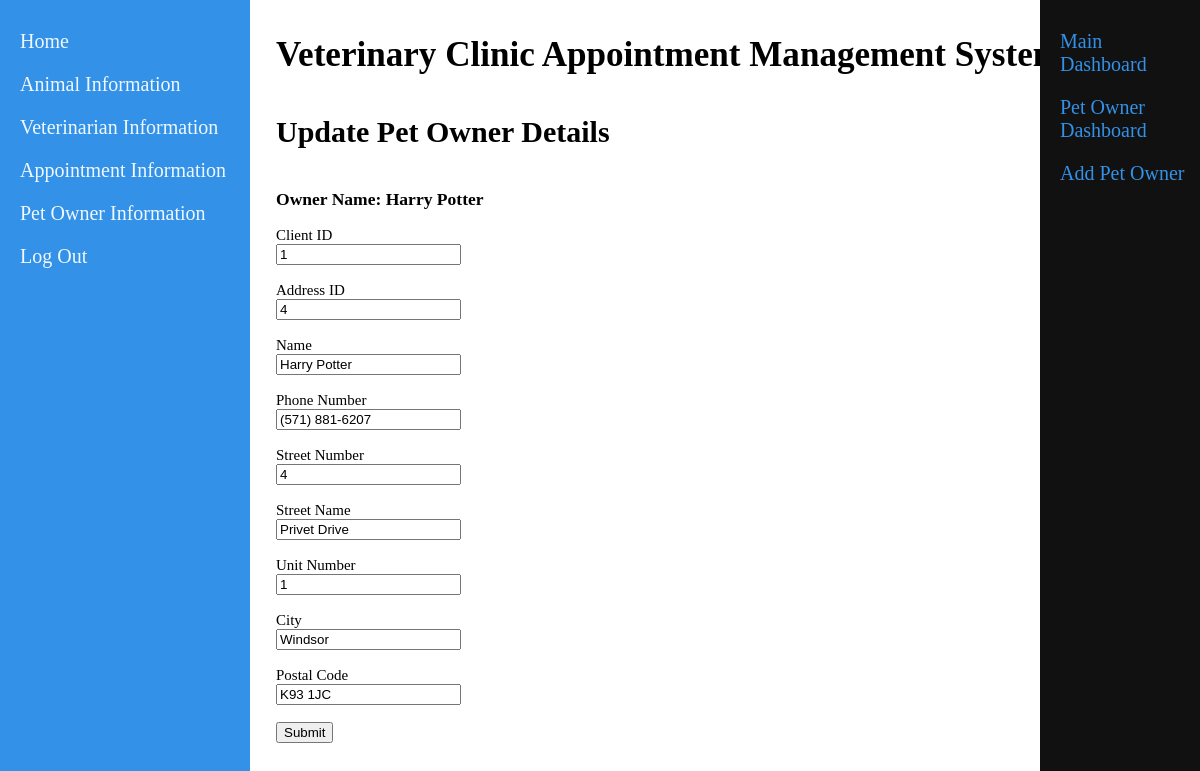
Page /updateClient.php?OwnerID=1 on the committed database.
### tables this page shows
CREATE TABLE `petowner` (
  `OwnerID` int(11) NOT NULL,
  `FullName` varchar(50) NOT NULL,
  `AddressID` int(11) NOT NULL,
  `PhoneNumber` varchar(50) NOT NULL,
  `LastChanged` timestamp NOT NULL DEFAULT current_timestamp() ON UPDATE current_timestamp(),
  `CreatedOn` timestamp NOT NULL DEFAULT current_timestamp()
);

CREATE TABLE `address` (
  `AddressID` int(11) NOT NULL,
  `UnitNumber` varchar(15) DEFAULT NULL,
  `StreetNumber` varchar(15) NOT NULL,
  `StreetName` varchar(50) NOT NULL,
  `CityName` varchar(50) NOT NULL,
  `PostalCode` varchar(50) NOT NULL,
  `LastChanged` timestamp NOT NULL DEFAULT current_timestamp() ON UPDATE current_timestamp(),
  `CreatedOn` timestamp NOT NULL DEFAULT current_timestamp()
);

### updateClient.php (the view, shortened to what this page needs)
<!DOCTYPE html>
    <html>
        <head>
            <link href="CSS/portal.css" rel="stylesheet" type="text/css" >
        </head>
        <body>
            <div class="sidenav">
                <a href= "./">Home</a>
                <a href="animal.php">Animal Information</a>
                <a href="veterinarian.php">Veterinarian Information</a>
                <a href="appointment.php">Appointment Information</a>
                <a href="client.php">Pet Owner Information</a>
                <a href="logoutAct.php">Log Out</a>
            </div>
            <div class="sidenav-right">
            	<a href="dashboard.php">Main Dashboard</a>
                <a href="client.php">Pet Owner Dashboard</a>
                <a href="addClient.php">Add Pet Owner</a>
            </div>
            <div class="main">
                <h3>Veterinary Clinic Appointment Management System</h3>
                <h4>Update Pet Owner Details </h4>
                <div class = "main-display">
	                <p>
	                	<?php
							$conn = OpenCon();
							$clientID = $_GET["OwnerID"];
							$sql = "SELECT petowner.FullName, petowner.PhoneNumber, address.UnitNumber, address.AddressID, address.StreetNumber, address.StreetName, address.CityName, address.PostalCode
							FROM petowner JOIN address ON petowner.AddressID = address.AddressID WHERE petowner.OwnerID = '$clientID';";
							$result = $conn->query($sql);
							if ($result->num_rows > 0) {
								$row = $result->fetch_assoc();
								echo "<h3>Owner Name: " . $row['FullName'] . "</h3>";
								echo '<form method="post" action="updateClientAct.php">';
									echo 'Client ID<br> <input type="text" name="clientID" value="' . $clientID . '" readonly><br> <br>';
									echo ' Address ID<br><input type="text" name="AddressID" value="' . $row['AddressID'] . '" readonly><br> <br>';
									echo 'Name<br><input type="text" name="FullName" value="' . $row['FullName'] . '"> <br> <br>';
									echo 'Phone Number<br><input type="text" name="PhoneNumber" value="' . $row['PhoneNumber'] . '">  <br> <br>';
									echo ' Street Number<br><input type="text" name="StreetNumber" value="' . $row['StreetNumber'] . '"> <br> <br>';
									echo 'Street Name<br><input type="text" name="StreetName" value="' . $row['StreetName'] . '">  <br> <br>';
									echo 'Unit Number<br> <input type="text" name="UnitNumber" value="' . $row['UnitNumber'] . '"> <br> <br>';
									echo 'City<br> <input type="text" name="City" value="' . $row['CityName'] . '">  <br> <br>';
									echo 'Postal Code<br><input type="text" name="PostalCode" value="' . $row['PostalCode'] . '">  <br> <br>';
								echo '<input type="submit">';
								}
							?>
							</form>
					</p>
				</div>
            </div>
        </body>
    </html>

### CSS/portal.css (style rules this page uses)
.sidenav { height: 100%; width: 250px; position: fixed; z-index: 1; top: 0; left: 0; background-color: #3391E7; overflow-x: hidden; padding-top: 20px; }
.sidenav a { padding: 10px 12px 10px 20px; text-decoration: none; font-size: 20px; color: #F0F8FF; display: block; }
.sidenav-right { height: 100%; width: 160px; position: fixed; z-index: 1; top: 0; right: 0; background-color: #111 ; overflow-x: hidden; padding-top: 20px; }
.sidenav-right a { padding: 10px 12px 10px 20px; text-decoration: none; font-size: 20px; color: #3391E7; display: block; }
.main { margin-left: 250px; font-size: 30px; padding: 0px 18px; }
.main-display { font-size: 15px; }

### rows in the picture
petowner: FullName "Harry Potter", AddressID "4", PhoneNumber "(571) 881-6207", StreetNumber "4", StreetName "Privet Drive", UnitNumber "1", City "Windsor", PostalCode "K93 1JC"
